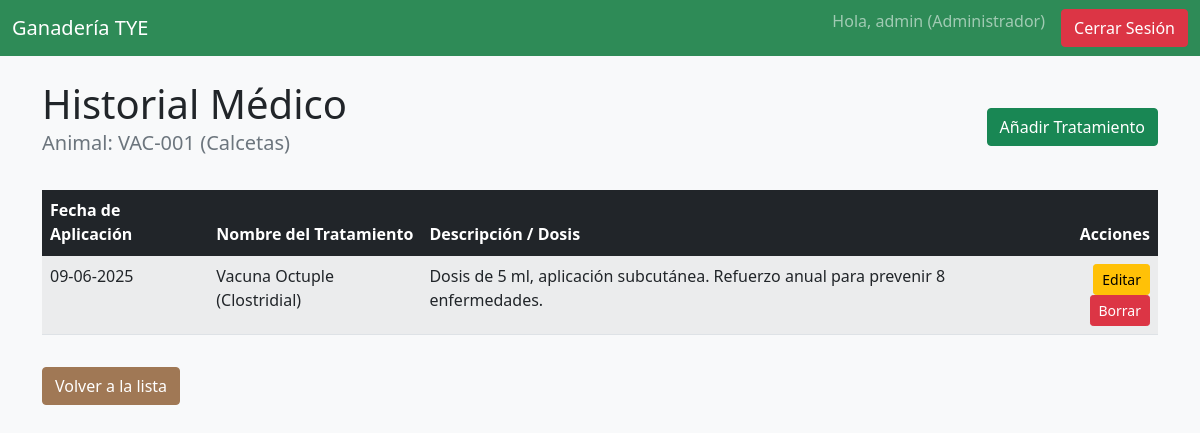
Before: /animal/1/historial (signed in) with the older database file.
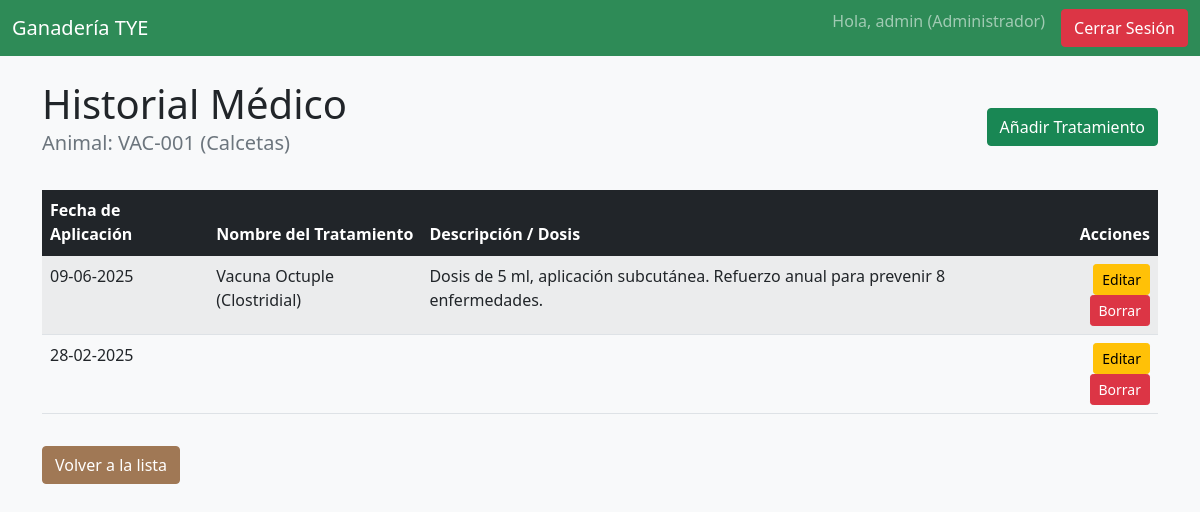
After: the same page with the newer database file.
### app.py (models this page shows)
class Tratamiento(db.Model):
    id = db.Column(db.Integer, primary_key=True)
    nombre_tratamiento = db.Column(db.String(150), nullable=False)
    descripcion = db.Column(db.Text, nullable=True)
    fecha_aplicacion = db.Column(db.Date, nullable=False)
    animal_id = db.Column(db.Integer, db.ForeignKey('animal.id'), nullable=False)

### app.py (the view)
@app.route('/animal/<int:animal_id>/historial')
def historial_medico(animal_id):
    if 'user_id' not in session or session['user_rol'] != 'Administrador': return redirect(url_for('login'))
    animal = Animal.query.get_or_404(animal_id)
    return render_template('historial_medico.html', animal=animal)

### Templates/historial_medico.html (shortened to what this page needs)
{% extends "base.html" %}
{% block content %}
<div class="d-flex justify-content-between align-items-center mb-3">
    <div>
        <h1 class="mb-0">Historial Médico</h1>
        <p class="lead text-muted">Animal: {{ animal.codigo_unico }} ({{ animal.nombre or 'Sin nombre' }})</p>
    </div>
    <a href="{{ url_for('add_tratamiento', animal_id=animal.id) }}" class="btn btn-success">Añadir Tratamiento</a>
</div>
<table class="table table-striped">
    <thead class="table-dark">
        <tr>
            <th>Fecha de Aplicación</th>
            <th>Nombre del Tratamiento</th>
            <th>Descripción / Dosis</th>
            <th class="text-end">Acciones</th> </tr>
    </thead>
    <tbody>
        {% for tratamiento in animal.tratamientos | sort(attribute='fecha_aplicacion', reverse=True) %}
        <tr>
            <td>{{ tratamiento.fecha_aplicacion.strftime('%d-%m-%Y') }}</td>
            <td>{{ tratamiento.nombre_tratamiento }}</td>
            <td>{{ tratamiento.descripcion or 'N/A' }}</td>
            <td class="text-end">
                <a href="{{ url_for('edit_tratamiento', tratamiento_id=tratamiento.id) }}" class="btn btn-sm btn-warning">Editar</a>
                <a href="{{ url_for('delete_tratamiento', tratamiento_id=tratamiento.id) }}" class="btn btn-sm btn-danger" onclick="return confirm('¿Seguro que quieres borrar este registro?');">Borrar</a>
            </td>
        </tr>
        {% else %}
        <tr>
            <td colspan="4" class="text-center">Este animal no tiene tratamientos registrados.</td>
        </tr>
        {% endfor %}
    </tbody>
</table>
<a href="{{ url_for('gestionar_animales') }}" class="btn btn-secondary mt-3">Volver a la lista</a>
{% endblock %}

Changed rows visible on the page:
added Tratamiento: fecha_aplicacion "28-02-2025"
